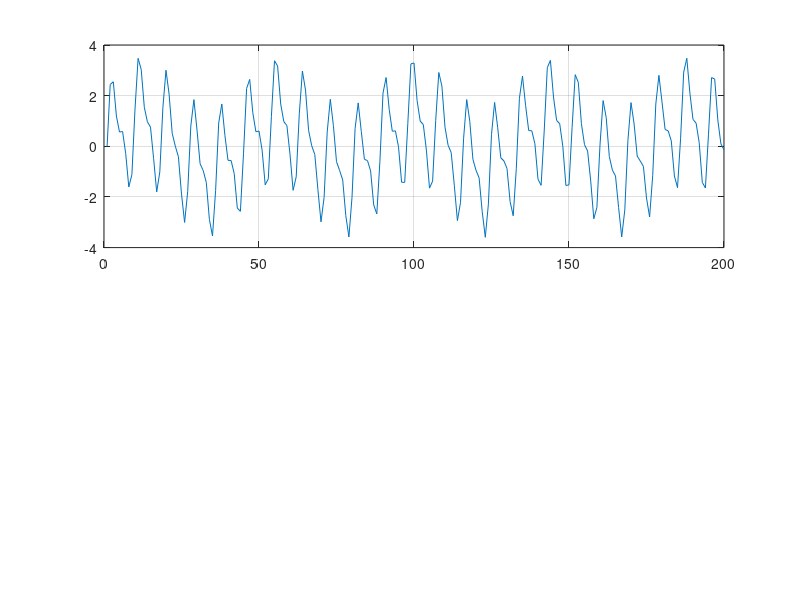

Write MATLAB code to recreate this figure. (Note: this script raises an error after producing the figure.)

fs = 44100;
ts = 0:1/fs:0.1-1/fs;
N = length(ts);
x= sin(2*pi*1000*ts)+2*sin(2*pi*5000*ts)+sin(2*pi*10000*ts);
subplot(2,1,1)
plot(x(1:200)), grid on;
y = filter(Hd, x);
subplot(2,1,2)
plot(y(1:200)), grid on;

figure
%f = m*fs/N   
f = 0:fs/N:fs-fs/N;
f = f/1000;
subplot(2,1,1)
stem(f,abs(fft(x))*2/N), grid on
subplot(2,1,2)
stem(f,abs(fft(y))*2/N), grid on